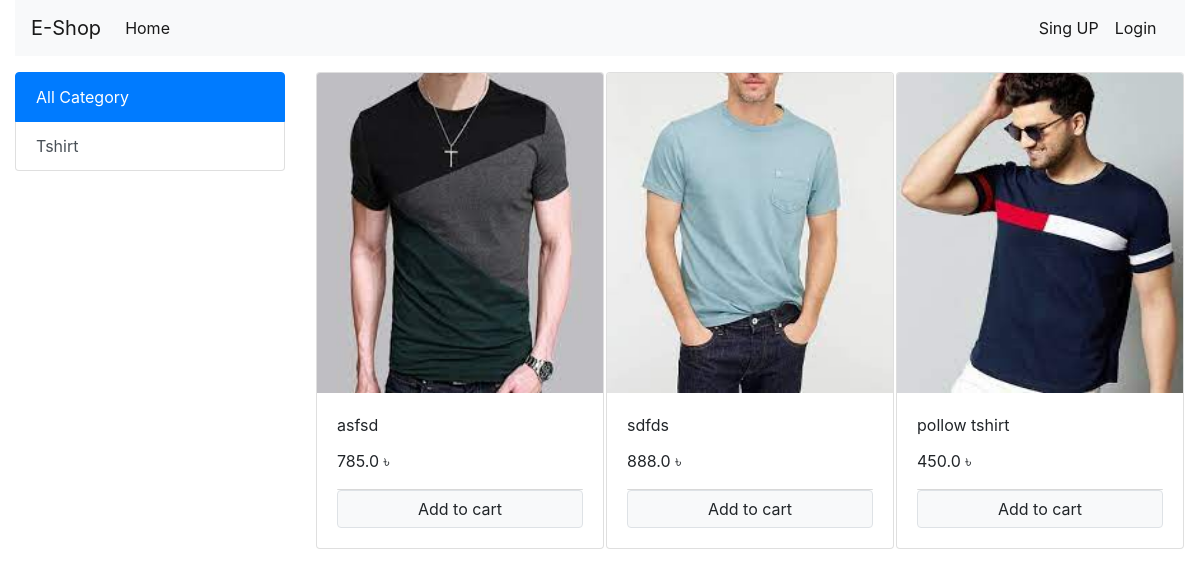
The page / on the database its author committed.
### AppShopStore/models.py (models this page shows, shortened)
class Category(models.Model):
    title = models.CharField(max_length=40)
    created = models.DateTimeField(auto_now_add=True)
    @staticmethod
    def get_all_category():
        return Category.objects.all()
    class Meta:
        verbose_name_plural = 'Categories'

class Product(models.Model):
    main_img = models.ImageField(upload_to='Products')
    name = models.CharField(max_length=250)
    category = models.ForeignKey(Category, on_delete=models.CASCADE, default=1)
    sort_description = models.CharField(default='', null=True, max_length=265, verbose_name='sort_description')
    details_Description = models.TextField(verbose_name='details_Description')
    price = models.FloatField()
    old_price = models.FloatField(default=0.00)
    create_date = models.DateTimeField(auto_now_add=True)
    class Meta:
        ordering = ['-create_date']
    def image_tag(self):
        return mark_safe('<img src="%s" width="100px" height="70px" />' % self.main_img.url)
    image_tag.short_description = 'Image'
    @staticmethod
    def get_all_products():
        return Product.objects.all()

### AppShopStore/views.py (the view, shortened to what this page needs)
# urls.py: path('', Homepage.as_view(), name='homepage'),
class Homepage(View):
    def get(self, request):
        cart = request.session.get('cart')
        if not cart:
            request.session['cart'] = {}
        products = None
        category = Category.get_all_category()
        categoryID = request.GET.get('category')  # url theke id ta recieved  korbe
        if categoryID:
            products = Product.get_all_products_by_categoryId(categoryID)  # get_all_products_by_categoryId de a
        else:
            products = Product.get_all_products()
        print('your are : ', request.session.get('email'))
        data = {
            "all_products": products,
            "all_category": category,
        }
        return render(request, 'App_shop/index.html', data)

### AppShopStore/templatetags/cart.py (called while the page is built)
@register.filter(name='is_product_in_cart')
def is_product_in_cart(product, cart):
    keys = cart.keys()
    for Id in keys:
        try:
            if int(Id) == product.id:
                return True
        except ValueError:
            pass
    return False

### templates/App_shop/index.html (shortened to what this page needs)
{% extends 'base.html' %}
{% load static %}
{% load cart %}
{% block mainvavbar %}
{% include 'navbar.html' %}
{% endblock mainvavbar %}
{% block main_contain %}
    <div class="container-fluid mt-3">
        <div class="row">
            <div class="col-lg-3 mx-auto">
                <div class="list-group">
                    <a href="/" class="list-group-item list-group-item-action active">
                       All Category
                    </a>
                    {% for category in all_category %}
                    <a href="/?category={{ category.id }}" class="list-group-item list-group-item-action"> {{ category.title}} </a>
                    {% endfor %}
                </div>
            </div>
            <div id="products" class="col-lg-9 mx-auto">
                <div class="row mx-auto">
                    {% for product in all_products %}
                        <div class="card mx-auto mb-3" id="{{ product.id }}" style="width: 18rem;">
                            <img class="card-img-top" src="{{ product.main_img.url }}"  style="height: 20rem;" alt="Card image cap">
                            <div class="card-body">
                                <p class="card-title"> {{ product.name}} </p>
                                <p class="card-text"> {{ product.price }} &#2547; </p>
                                <div class="card-footer p-0  no-gutters">
                                    {% if  product|is_product_in_cart:request.session.cart %}
                                        <div class="row no-gutters">
                                           <div class="col-2">
                                                <form action="/#{{ product.id }}" method="post">
                                                    {% csrf_token %}
                                                    <input type="text" hidden name="remove" value="True">
                                                     <input type="text" hidden name="product" value="{{ product.id }}">
                                                     <input type="submit" value=" - " class="btn btn-block btn-secondary">
                                                </form>
                                            </div>
                                            <div class="text-center col">{{ product|cart_product_quantity:request.session.cart }} in Cart</div>
                                            <div class="col-2">
                                                <form action="/#{{ product.id }}" method="post">
                                                    {% csrf_token %}
                                                     <input type="text" hidden name="product" value="{{ product.id }}">
                                                     <input type="submit" value=" + " class="btn btn-block btn-secondary">
                                                </form>
                                            </div>
                                        </div>
                                    {% else %}
                                        <form action="/#{{ product.id }}" method="post" class="btn-block">
                                            <input type="submit" class="float-right btn btn-light border form-control"
                                                   value="Add to cart">
                                        </form>
                                    {% endif %}
                                </div>
                            </div>
                        </div>
                    {% endfor %}
                </div>
            </div>
        </div>
    </div>
{% endblock main_contain %}

### rows shown on the page
Category: title "Tshirt"
Product: main_img (picture), name "asfsd", price "785.0"
Product: main_img (picture), name "sdfds", price "888.0"
Product: {{ product.id }} 1 (drawn), main_img (picture), name "pollow tshirt", price "450.0"
